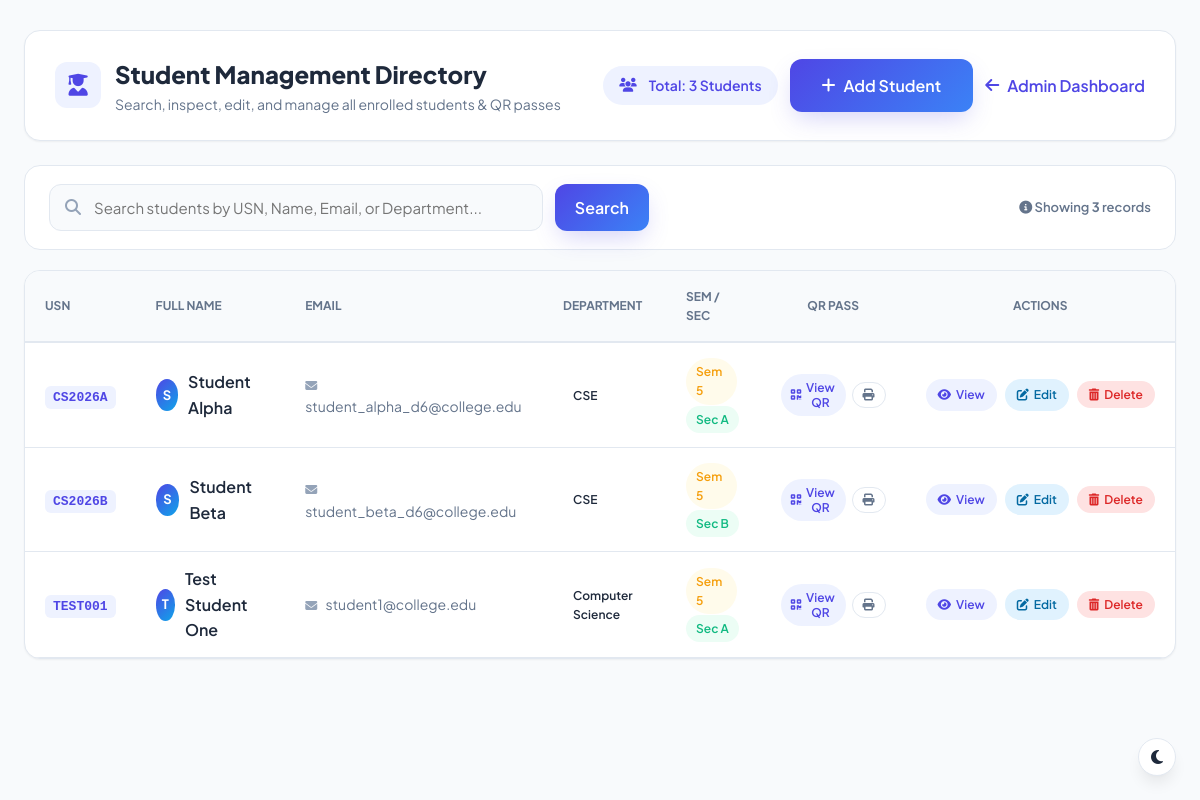
Page /view_students (signed in) on the committed database.
### tables this page shows
CREATE TABLE students(
        id INTEGER PRIMARY KEY AUTOINCREMENT,
        usn TEXT UNIQUE NOT NULL,
        fullname TEXT NOT NULL,
        email TEXT UNIQUE NOT NULL,
        department TEXT NOT NULL,
        semester INTEGER NOT NULL,
        section TEXT NOT NULL,
        qr_path TEXT
    );

### app.py (the view)
@app.route("/view_students")
@role_required("admin")
def view_students():
    search_query = request.args.get("search", "").strip()
    success = request.args.get("success")
    error = request.args.get("error")
    conn = get_db_connection()
    cursor = conn.cursor()
    if search_query:
        term = f"%{search_query}%"
        cursor.execute("""
            SELECT usn, fullname, email, department, semester, section, qr_path
            FROM students
            WHERE usn LIKE ? OR fullname LIKE ? OR email LIKE ? OR department LIKE ?
            ORDER BY usn ASC
        """, (term, term, term, term))
    else:
        cursor.execute("""
            SELECT usn, fullname, email, department, semester, section, qr_path
            FROM students
            ORDER BY usn ASC
        """)
    students = cursor.fetchall()
    conn.close()
    return render_template(
        "view_students.html",
        students=students,
        search_query=search_query,
        success=success,
        error=error
    )

### app.py (called while the page is built, shortened)
def role_required(*allowed_roles):
    def decorator(f):
        @wraps(f)
        def decorated_function(*args, **kwargs):
            if "user_id" not in session or "role" not in session:
                return redirect(url_for("login"))
            user_role = session.get("role")
            return f(*args, **kwargs)
        return decorated_function
    return decorator

### database.py (called while the page is built)
def get_db_connection():
    conn = sqlite3.connect("database.db")
    conn.execute("PRAGMA foreign_keys = ON;")
    conn.row_factory = sqlite3.Row
    return conn

### templates/view_students.html (shortened to what this page needs)
<!DOCTYPE html>
<html lang="en">
<head>
    <link rel="stylesheet" href="{{ url_for('static', filename='css/dashboard.css') }}">
    <link rel="stylesheet" href="{{ url_for('static', filename='css/style.css') }}">
    <link rel="stylesheet" href="https://cdnjs.cloudflare.com/ajax/libs/font-awesome/6.5.2/css/all.min.css">
</head>
<body style="background: var(--bg-main);">
    <div style="max-width: 1280px; margin: 30px auto; padding: 0 24px;">
        <div style="display: flex; justify-content: space-between; align-items: center; flex-wrap: wrap; gap: 20px; background: var(--card-bg); padding: 24px 30px; border-radius: var(--radius-lg); box-shadow: var(--shadow-sm); border: 1px solid var(--border); margin-bottom: 24px;">
            <div>
                <div style="display: flex; align-items: center; gap: 14px;">
                    <div style="width: 46px; height: 46px; border-radius: var(--radius-md); background: #eef2ff; color: #4f46e5; display: flex; align-items: center; justify-content: center; font-size: 22px;">
                        <i class="fas fa-user-graduate"></i>
                    </div>
                    <div>
                        <h1 style="font-size: 24px; font-weight: 800; color: var(--text-main); margin: 0;">Student Management Directory</h1>
                        <p style="color: var(--text-muted); font-size: 14px; margin: 0;">Search, inspect, edit, and manage all enrolled students & QR passes</p>
                    </div>
                </div>
            </div>
            <div style="display: flex; align-items: center; gap: 12px;">
                <span class="badge badge-primary" style="font-size: 14px; padding: 8px 16px;">
                    <i class="fas fa-users" style="margin-right: 6px;"></i> Total: {{ students|length }} Students
                </span>
                <a href="{{ url_for('add_student') }}" class="btn btn-primary" style="display: inline-flex; align-items: center; gap: 8px; font-weight: 600;">
                    <i class="fas fa-plus"></i> Add Student
                </a>
                <a href="{{ url_for('admin') }}" class="btn btn-outline" style="display: inline-flex; align-items: center; gap: 8px; font-weight: 600;">
                    <i class="fas fa-arrow-left"></i> Admin Dashboard
                </a>
            </div>
        </div>
        <div style="background: var(--card-bg); padding: 18px 24px; border-radius: var(--radius-lg); border: 1px solid var(--border); margin-bottom: 20px; display: flex; justify-content: space-between; align-items: center; flex-wrap: wrap; gap: 16px;">
            <form action="{{ url_for('view_students') }}" method="GET" style="display: flex; gap: 12px; flex: 1; max-width: 600px;">
                <div class="input-wrapper" style="flex: 1;">
                    <input
                        type="text"
                        id="studentSearchInput"
                        name="search"
                        value="{{ search_query or '' }}"
                        class="form-control"
                        placeholder="Search students by USN, Name, Email, or Department..."
                        style="width: 100%;">
                </div>
                <button type="submit" class="btn btn-primary" style="padding: 0 20px;">
                    Search
                </button>
            </form>
            <span style="font-size: 13px; color: var(--text-muted); font-weight: 600;">
                <i class="fas fa-info-circle"></i> Showing <strong>{{ students|length }}</strong> records
            </span>
        </div>
        <div class="table-card" style="background: var(--card-bg); border-radius: var(--radius-lg); border: 1px solid var(--border); overflow: hidden; box-shadow: var(--shadow-sm);">
            {% if students %}
            <div style="overflow-x: auto;">
                <table class="data-table" id="studentsTable" style="width: 100%; border-collapse: collapse;">
                    <thead>
                        <tr style="background: var(--bg-main); border-bottom: 2px solid var(--border);">
                            <th style="padding: 16px 20px; text-align: left; font-size: 12px; font-weight: 700; color: var(--text-muted); text-transform: uppercase;">USN</th>
                            <th style="padding: 16px 20px; text-align: left; font-size: 12px; font-weight: 700; color: var(--text-muted); text-transform: uppercase;">Full Name</th>
                            <th style="padding: 16px 20px; text-align: left; font-size: 12px; font-weight: 700; color: var(--text-muted); text-transform: uppercase;">Email</th>
                            <th style="padding: 16px 20px; text-align: left; font-size: 12px; font-weight: 700; color: var(--text-muted); text-transform: uppercase;">Department</th>
                            <th style="padding: 16px 20px; text-align: left; font-size: 12px; font-weight: 700; color: var(--text-muted); text-transform: uppercase;">Sem / Sec</th>
                            <th style="padding: 16px 20px; text-align: center; font-size: 12px; font-weight: 700; color: var(--text-muted); text-transform: uppercase;">QR Pass</th>
                            <th style="padding: 16px 20px; text-align: center; font-size: 12px; font-weight: 700; color: var(--text-muted); text-transform: uppercase;">Actions</th>
                        </tr>
                    </thead>
                    <tbody>
                        {% for student in students %}
                        <tr class="student-row" style="border-bottom: 1px solid var(--border); transition: var(--transition);">
                            <td style="padding: 14px 20px;">
                                <span style="font-weight: 700; font-family: monospace; color: var(--primary); background: #eef2ff; padding: 4px 8px; border-radius: 6px; font-size: 13px;">
                                    {{ student[0] }}
                                </span>
                            </td>
                            <td style="padding: 14px 20px;">
                                <div style="display: flex; align-items: center; gap: 10px;">
                                    <div style="width: 32px; height: 32px; border-radius: 50%; background: linear-gradient(135deg, #4f46e5, #0ea5e9); color: white; display: flex; align-items: center; justify-content: center; font-size: 13px; font-weight: 700;">
                                        {{ student[1][0]|upper }}
                                    </div>
                                    <span style="font-weight: 600; color: var(--text-main);">{{ student[1] }}</span>
                                </div>
                            </td>
                            <td style="padding: 14px 20px; color: var(--text-muted); font-size: 14px;">
                                <i class="fas fa-envelope" style="font-size: 12px; margin-right: 6px; color: var(--text-light);"></i>
                                {{ student[2] }}
                            </td>
                            <td style="padding: 14px 20px;">
                                <span class="badge badge-info">{{ student[3] }}</span>
                            </td>
                            <td style="padding: 14px 20px;">
                                <span class="badge badge-warning" style="margin-right: 4px;">Sem {{ student[4] }}</span>
                                <span class="badge badge-success">Sec {{ student[5] }}</span>
                            </td>
                            <td style="padding: 14px 20px; text-align: center;">
                                <div style="display: inline-flex; align-items: center; gap: 6px;">
                                    <button
                                        type="button"
                                        class="badge badge-primary"
                                        style="border: none; cursor: pointer; padding: 6px 10px; font-size: 12px; display: inline-flex; align-items: center; gap: 4px;"
                                        onclick="openQuickQRModal('{{ student[0] }}', '{{ student[1] }}', '{{ student[6] or '' }}')"
                                        title="Quick QR Preview">
                                        <i class="fas fa-qrcode"></i> View QR
                                    </button>
                                    <a href="{{ url_for('admin_student_qr', usn=student[0]) }}" class="badge badge-outline" style="text-decoration: none; padding: 6px 10px; font-size: 12px; display: inline-flex; align-items: center; gap: 4px; border: 1px solid var(--border); color: var(--text-muted);" title="Print Full ID Card">
                                        <i class="fas fa-print"></i>
                                    </a>
                                </div>
                            </td>
                            <td style="padding: 14px 20px; text-align: center;">
                                <div style="display: inline-flex; align-items: center; gap: 8px;">
                                    <a href="{{ url_for('view_student', usn=student[0]) }}" class="badge badge-primary" style="text-decoration: none; padding: 6px 12px; font-size: 12px; display: inline-flex; align-items: center; gap: 5px;" title="View Student Profile">
                                        <i class="fas fa-eye"></i> View
                                    </a>
                                    <a href="{{ url_for('edit_student', usn=student[0]) }}" class="badge badge-info" style="text-decoration: none; padding: 6px 12px; font-size: 12px; display: inline-flex; align-items: center; gap: 5px; background: #e0f2fe; color: #0369a1;" title="Edit Student">
                                        <i class="fas fa-edit"></i> Edit
                                    </a>
                                    <button
                                        type="button"
                                        class="badge badge-danger"
                                        style="border: none; cursor: pointer; padding: 6px 12px; font-size: 12px; display: inline-flex; align-items: center; gap: 5px; background: #fee2e2; color: #dc2626;"
                                        onclick="confirmDeleteStudent('{{ student[0] }}', '{{ student[1] }}')"
                                        title="Delete Student">
                                        <i class="fas fa-trash-alt"></i> Delete
                                    </button>
                                </div>
                            </td>
                        </tr>
                        {% endfor %}
                    </tbody>
                </table>
            </div>
            {% endif %}
        </div>
    </div>
</body>
</html>

### static/css/dashboard.css (style rules this page uses)
:root { --primary: #4f46e5; --primary-hover: #4338ca; --primary-light: #eef2ff; --primary-glow: rgba(79, 70, 229, 0.25); --secondary: #0ea5e9; --secondary-light: #f0f9ff; --accent: #10b981; --accent-light: #ecfdf5; --warning: #f59e0b; --warning-light: #fffbeb; --danger: #ef4444; --danger-light: #fef2f2; --dark-sidebar: #0f172a; --dark-sidebar-hover: #1e293b; --bg-main: #f8fafc; --card-bg: #ffffff; --border: #e2e8f0; --text-main: #1e293b; --text-muted: #64748b; --radius-sm: 8px; --radius-md: 12px; --radius-lg: 16px; --radius-xl: 20px; --radius-full: 9999px; --shadow-sm: 0 1px 2px 0 rgba(0, 0, 0, 0.05); --shadow-md: 0 4px 6px -1px rgba(0, 0, 0, 0.07); --shadow-lg: 0 10px 15px -3px rgba(0, 0, 0, 0.08); --shadow-xl: 0 20px 25px -5px rgba(0, 0, 0, 0.08); --transition: all 0.25s cubic-bezier(0.4, 0, 0.2, 1); }
* { margin: 0; padding: 0; box-sizing: border-box; font-family: 'Plus Jakarta Sans', 'Poppins', sans-serif; }
body { display: flex; background-color: var(--bg-main); color: var(--text-main); min-height: 100vh; overflow-x: hidden; }

### static/css/style.css (style rules this page uses)
:root { --primary: #4f46e5; --primary-hover: #4338ca; --primary-light: #eef2ff; --primary-glow: rgba(79, 70, 229, 0.25); --secondary: #0ea5e9; --secondary-hover: #0284c7; --secondary-light: #f0f9ff; --accent: #10b981; --accent-light: #ecfdf5; --warning: #f59e0b; --warning-light: #fffbeb; --danger: #ef4444; --danger-light: #fef2f2; --dark: #0f172a; --dark-muted: #334155; --text-main: #1e293b; --text-muted: #64748b; --text-light: #94a3b8; --bg-main: #f8fafc; --bg-subtle: #f1f5f9; --card-bg: #ffffff; --glass-bg: rgba(255, 255, 255, 0.85); --border: #e2e8f0; --border-subtle: #f1f5f9; --border-focus: #818cf8; --shadow-sm: 0 1px 2px 0 rgba(0, 0, 0, 0.05); --shadow-md: 0 4px 6px -1px rgba(0, 0, 0, 0.07), 0 2px 4px -2px rgba(0, 0, 0, 0.05); --shadow-lg: 0 10px 15px -3px rgba(0, 0, 0, 0.08), 0 4px 6px -4px rgba(0, 0, 0, 0.04); --shadow-xl: 0 20px 25px -5px rgba(0, 0, 0, 0.08), 0 8px 10px -6px rgba(0, 0, 0, 0.04); --shadow-glow: 0 0 20px rgba(79, 70, 229, 0.35); --radius-sm: 8px; --radius-md: 12px; --radius-lg: 16px; --radius-xl: 24px; --radius-full: 9999px; --transition: all 0.25s cubic-bezier(0.4, 0, 0.2, 1); }
* { margin: 0; padding: 0; box-sizing: border-box; font-family: 'Plus Jakarta Sans', 'Poppins', -apple-system, BlinkMacSystemFont, sans-serif; }
html { scroll-behavior: smooth; }
body { background-color: var(--bg-main); color: var(--text-main); min-height: 100vh; display: flex; flex-direction: column; overflow-x: hidden; line-height: 1.6; }
a { color: var(--primary); text-decoration: none; transition: var(--transition); }
.btn-primary { background: linear-gradient(135deg, #4f46e5, #3b82f6); color: #fff; padding: 14px 32px; border-radius: var(--radius-md); font-size: 16px; font-weight: 600; display: inline-flex; align-items: center; gap: 10px; box-shadow: 0 10px 25px -5px var(--primary-glow); border: none; cursor: pointer; transition: var(--transition); }
.input-wrapper { position: relative; display: flex; align-items: center; }
.form-control { width: 100%; padding: 13px 16px 13px 44px; background: var(--bg-main); border: 1px solid var(--border); border-radius: var(--radius-md); font-size: 15px; color: var(--text-main); transition: var(--transition); outline: none; }
.table-card { background: #ffffff; border: 1px solid var(--border); border-radius: var(--radius-xl); box-shadow: var(--shadow-lg); overflow: hidden; margin-bottom: 40px; }
.badge { display: inline-flex; align-items: center; gap: 6px; padding: 4px 10px; border-radius: var(--radius-full); font-size: 12px; font-weight: 600; }
.badge-primary { background: var(--primary-light); color: var(--primary); }
.badge-success { background: var(--accent-light); color: var(--accent); }
.badge-warning { background: var(--warning-light); color: var(--warning); }

### rows in the picture
students: usn "CS2026A", fullname "S", fullname "Student Alpha", email "student_alpha_d6@college.edu", department "CSE", semester "5", section "A"
students: usn "CS2026B", fullname "S", fullname "Student Beta", email "student_beta_d6@college.edu", department "CSE", semester "5", section "B"
students: usn "TEST001", fullname "T", fullname "Test Student One", email "student1@college.edu", department "Computer Science", semester "5", section "A"

### other values in the picture
{{ students|length }} "3"
